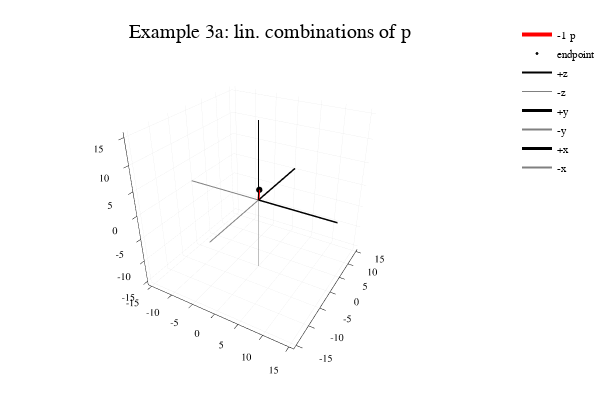

Notebook code cell kept with this figure:
### Markdown cell above
## Example 3a.  Plot a possible linear combination using one vector in $\mathbb{R}^3$


Here, a random integer ($a_1$) between -20 and 20 is used as a weight for the vector. 

NOTE: a "linear combination" of a single vector is simply a "multiple" of that vector!!!

To see a different randomly generated linear combination, select the following cell by single-clicking anywhere in the gray code area.  Then hit the "Run" button.

### Code cell
# Example 3a
using Plots
plotly()

a1=rand(-20:20); a2=rand(-20:20);
P=p*a1; Q=q*a2; 

while abs(P[1])>15 || abs(P[2])>15 || abs(P[3])>15
   a1=rand(-20:20); a2=rand(-20:20);
    P=p*a1; Q=q*a2;
end

xp=[0,P[1]];
yp=[0,P[2]];
zp=[0,P[3]];
plot3d(xp,yp,zp, title="Example 3a: lin. combinations of p", label="$a1 p", linecolor="red", linewidth=4, lims=[-15,15])
scatter!([P[1], P[1]],[P[2],P[2]],[P[3],P[3]], markercolor="black", markersize=1, label="endpoint")

plot3d!([0,0],[0,0],[0,20],  label="+z", linecolor="black", linewidth=2,lims=[-15,15])
plot3d!([0,0],[0,0],[0,-20],  label="-z", linecolor="gray", linewidth=1,lims=[-15,15])
plot3d!([0,0],[0,20],[0,0],  label="+y", linecolor="black", linewidth=3,lims=[-15,15])
plot3d!([0,0],[0,-20],[0,0],  label="-y", linecolor="gray", linewidth=2,lims=[-15,15])
plot3d!([0,20],[0,0],[0,0],  label="+x", linecolor="black", linewidth=3,lims=[-15,15])
plot3d!([0,-20],[0,0],[0,0],  label="-x", linecolor="gray", linewidth=2,lims=[-15,15])

### Figure 1 — Plotly figure (JSON) as saved in the notebook; plotly's stock layout.template omitted (floating-point values rounded to 4 significant figures)
{"data": [{"colorbar": {"title": ""}, "hoverinfo": "text", "legendgroup": "-1 p", "line": {"color": "rgba(255, 0, 0, 1.000)", "dash": "solid", "shape": "linear", "width": 4}, "mode": "lines", "name": "-1 p", "showlegend": true, "text": [null, null], "type": "scatter3d", "x": [0, -1], "xaxis": "x1", "y": [0, 2], "yaxis": "y1", "z": [0, 1], "zmax": 0.1, "zmin": -0.1}, {"colorbar": {"title": ""}, "hoverinfo": "text", "legendgroup": "endpoint", "marker": {"color": "rgba(0, 0, 0, 1.000)", "line": {"color": "rgba(0, 0, 0, 1.000)", "width": 1}, "size": 2, "symbol": "circle"}, "mode": "markers", "name": "endpoint", "showlegend": true, "text": [null, null], "type": "scatter3d", "x": [-1, -1], "xaxis": "x1", "y": [2, 2], "yaxis": "y1", "z": [1, 1], "zmax": 0.1, "zmin": -0.1}, {"colorbar": {"title": ""}, "hoverinfo": "text", "legendgroup": "+z", "line": {"color": "rgba(0, 0, 0, 1.000)", "dash": "solid", "shape": "linear", "width": 2}, "mode": "lines", "name": "+z", "showlegend": true, "text": [null, null], "type": "scatter3d", "x": [0, 0], "xaxis": "x1", "y": [0, 0], "yaxis": "y1", "z": [0, 20], "zmax": 0.1, "zmin": -0.1}, {"colorbar": {"title": ""}, "hoverinfo": "text", "legendgroup": "-z", "line": {"color": "rgba(128, 128, 128, 1.000)", "dash": "solid", "shape": "linear", "width": 1}, "mode": "lines", "name": "-z", "showlegend": true, "text": [null, null], "type": "scatter3d", "x": [0, 0], "xaxis": "x1", "y": [0, 0], "yaxis": "y1", "z": [0, -20], "zmax": 0.1, "zmin": -0.1}, {"colorbar": {"title": ""}, "hoverinfo": "text", "legendgroup": "+y", "line": {"color": "rgba(0, 0, 0, 1.000)", "dash": "solid", "shape": "linear", "width": 3}, "mode": "lines", "name": "+y", "showlegend": true, "text": [null, null], "type": "scatter3d", "x": [0, 0], "xaxis": "x1", "y": [0, 20], "yaxis": "y1", "z": [0, 0], "zmax": 0.1, "zmin": -0.1}, {"colorbar": {"title": ""}, "hoverinfo": "text", "legendgroup": "-y", "line": {"color": "rgba(128, 128, 128, 1.000)", "dash": "solid", "shape": "linear", "width": 2}, "mode": "lines", "name": "-y", "showlegend": true, "text": [null, null], "type": "scatter3d", "x": [0, 0], "xaxis": "x1", "y": [0, -20], "yaxis": "y1", "z": [0, 0], "zmax": 0.1, "zmin": -0.1}, {"colorbar": {"title": ""}, "hoverinfo": "text", "legendgroup": "+x", "line": {"color": "rgba(0, 0, 0, 1.000)", "dash": "solid", "shape": "linear", "width": 3}, "mode": "lines", "name": "+x", "showlegend": true, "text": [null, null], "type": "scatter3d", "x": [0, 20], "xaxis": "x1", "y": [0, 0], "yaxis": "y1", "z": [0, 0], "zmax": 0.1, "zmin": -0.1}, {"colorbar": {"title": ""}, "hoverinfo": "text", "legendgroup": "-x", "line": {"color": "rgba(128, 128, 128, 1.000)", "dash": "solid", "shape": "linear", "width": 2}, "mode": "lines", "name": "-x", "showlegend": true, "text": [null, null], "type": "scatter3d", "x": [0, -20], "xaxis": "x1", "y": [0, 0], "yaxis": "y1", "z": [0, 0], "zmax": 0.1, "zmin": -0.1}], "layout": {"annotations": [{"font": {"color": "rgba(0, 0, 0, 1.000)", "family": "sans-serif", "size": 20}, "rotation": 0, "showarrow": false, "text": "Example 3a: lin. combinations of p", "x": 0.5222, "xanchor": "center", "xref": "paper", "y": 1, "yanchor": "top", "yref": "paper"}], "height": 400, "legend": {"bgcolor": "rgba(255, 255, 255, 1.000)", "bordercolor": "rgba(0, 0, 0, 1.000)", "font": {"color": "rgba(0, 0, 0, 1.000)", "family": "sans-serif", "size": 11}, "tracegroupgap": 0, "x": 1, "y": 1}, "margin": {"b": 20, "l": 0, "r": 0, "t": 20}, "paper_bgcolor": "rgba(255, 255, 255, 1.000)", "plot_bgcolor": "rgba(255, 255, 255, 1.000)", "scene": {"camera": {"eye": {"x": 1.126, "y": -1.95, "z": 1.3}}, "xaxis": {"anchor": "y1", "domain": [0.05101, 0.9934], "gridcolor": "rgba(0, 0, 0, 0.100)", "gridwidth": 0.5, "linecolor": "rgba(0, 0, 0, 1.000)", "mirror": false, "range": [-15.9, 15.9], "showgrid": true, "showline": true, "showticklabels": true, "tickangle": 0, "tickcolor": "rgb(0, 0, 0)", "tickfont": {"color": "rgba(0, 0, 0, 1.000)", "family": "sans-serif", "size": 11}, "tickmode": "array", "ticks": "inside", "ticktext": ["-15", "-10", "-5", "0", "5", "10", "15"], "tickvals": [-15, -10, -5, 0, 5, 10, 15], "title": "", "titlefont": {"color": "rgba(0, 0, 0, 1.000)", "family": "sans-serif", "size": 15}, "type": "-", "visible": true, "zeroline": false, "zerolinecolor": "rgba(0, 0, 0, 1.000)"}, "yaxis": {"anchor": "x1", "domain": [0.03762, 0.9415], "gridcolor": "rgba(0, 0, 0, 0.100)", "gridwidth": 0.5, "linecolor": "rgba(0, 0, 0, 1.000)", "mirror": false, "range": [-15.9, 15.9], "showgrid": true, "showline": true, "showticklabels": true, "tickangle": 0, "tickcolor": "rgb(0, 0, 0)", "tickfont": {"color": "rgba(0, 0, 0, 1.000)", "family": "sans-serif", "size": 11}, "tickmode": "array", "ticks": "inside", "ticktext": ["-15", "-10", "-5", "0", "5", "10", "15"], "tickvals": [-15, -10, -5, 0, 5, 10, 15], "title": "", "titlefont": {"color": "rgba(0, 0, 0, 1.000)", "family": "sans-serif", "size": 15}, "type": "-", "visible": true, "zeroline": false, "zerolinecolor": "rgba(0, 0, 0, 1.000)"}, "zaxis": {"gridcolor": "rgba(0, 0, 0, 0.100)", "gridwidth": 0.5, "linecolor": "rgba(0, 0, 0, 1.000)", "mirror": false, "range": [-15.9, 15.9], "showgrid": true, "showline": true, "showticklabels": true, "tickangle": 0, "tickcolor": "rgb(0, 0, 0)", "tickfont": {"color": "rgba(0, 0, 0, 1.000)", "family": "sans-serif", "size": 11}, "tickmode": "array", "ticks": "inside", "ticktext": ["-15", "-10", "-5", "0", "5", "10", "15"], "tickvals": [-15, -10, -5, 0, 5, 10, 15], "title": "", "titlefont": {"color": "rgba(0, 0, 0, 1.000)", "family": "sans-serif", "size": 15}, "type": "-", "visible": true, "zeroline": false, "zerolinecolor": "rgba(0, 0, 0, 1.000)"}}, "showlegend": true, "width": 600}}
